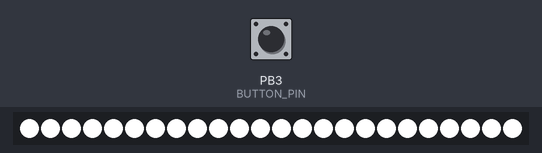
This sketch was run on a simulated ATtiny85, built with avr-gcc and run on an emulated ATtiny85. Shown: 24 RGB LEDs in strip order, left to right. The test bench sets the inputs (shaded band); at power-on: PB3 (BUTTON_PIN) LOW. Dim RGB values are drawn brighter than linear; colours are those a GRB WS2812 strip shows for the declared byte order.

Above: at 1.8 s.
1.9 s: PB3 (BUTTON_PIN) pulled HIGH for 3.2 s
At 5.8 s:
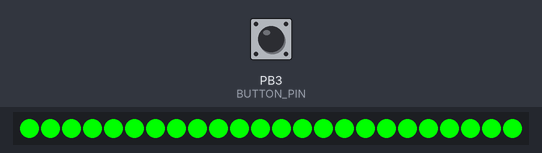
6.6 s: PB3 (BUTTON_PIN) pulled HIGH for 0.6 s
At 7.6 s:
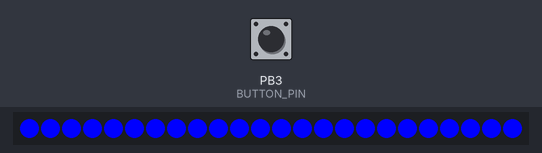
8.7 s: PB3 (BUTTON_PIN) pulled HIGH for 1 s
At 9.4 s:
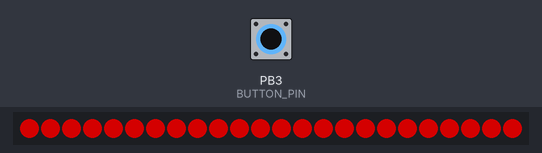

Measured:
- after the input at 1.9 s, the LEDs: change after 0.12 s (image 1)
- after the input at 6.6 s, the LEDs: change after 0.45 s (image 2)
- after the input at 8.7 s, the LEDs: change after 0.36 s (image 3)
- what the display in image 3 shows lasts 0.5 s, from 9.1 s to 9.6 s

The sketch:

LED-attiny85-code.ino
```cpp
#include <FastLED.h>

#define DATA_PIN 4 // change to Pin 0 for ATTiny
#define BUTTON_PIN 3 // change to Pin 0 for ATTiny
#define NUM_LEDS 24 //24

int button_state = 0;

CRGB strip[NUM_LEDS];
byte mode;

void setup() {
  FastLED.addLeds<WS2812B, DATA_PIN>(strip, NUM_LEDS); // setup the strip

}

void loop() {

if (digitalRead(BUTTON_PIN) == HIGH){
  if (button_state < 4){
  button_state++;
  } else {
    button_state = 0;
  }
}

switch (button_state) {
  case 0:
    fill_solid(strip, NUM_LEDS, CRGB::White);
    FastLED.show();
    delay(500);
    break;
  case 1:
    fill_solid(strip, NUM_LEDS, CRGB::Red);
    FastLED.show();
    delay(500);
    break;
  case 2:
    fill_solid(strip, NUM_LEDS, CRGB::Blue);
    FastLED.show();
    delay(500);
    break;
  case 3:
    fill_solid(strip, NUM_LEDS, CRGB::Green);
    FastLED.show();
    delay(500);
    break;
  case 4:
    for (int ld = 0; ld < NUM_LEDS;ld++){ // 1 LED runs around
      fill_solid(strip, NUM_LEDS, CRGB::Black);
      strip[ld] = CRGB::White;
      FastLED.show();
      delay(40);
    }
    break;
  default:
    fill_solid(strip, NUM_LEDS, CRGB::White);
    FastLED.show();
    break;
  }
}
```
